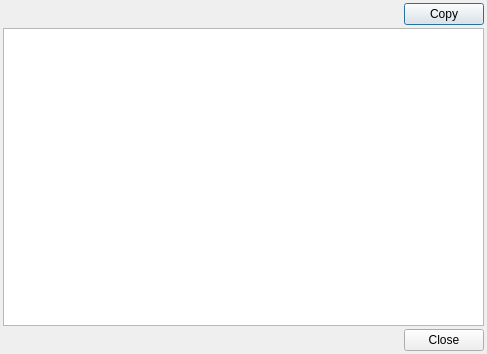
<?xml version="1.0" encoding="UTF-8"?>
<ui version="4.0">
 <class>SceneBuilderPreviewDialog</class>
 <widget class="QDialog" name="SceneBuilderPreviewDialog">
  <property name="geometry">
   <rect>
    <x>0</x>
    <y>0</y>
    <width>487</width>
    <height>354</height>
   </rect>
  </property>
  <property name="windowTitle">
   <string>Scene Builder Preview</string>
  </property>
  <layout class="QVBoxLayout" name="verticalLayout">
   <property name="spacing">
    <number>3</number>
   </property>
   <property name="leftMargin">
    <number>3</number>
   </property>
   <property name="topMargin">
    <number>3</number>
   </property>
   <property name="rightMargin">
    <number>3</number>
   </property>
   <property name="bottomMargin">
    <number>3</number>
   </property>
   <item>
    <layout class="QHBoxLayout" name="horizontalLayout">
     <item>
      <spacer name="horizontalSpacer">
       <property name="orientation">
        <enum>Qt::Horizontal</enum>
       </property>
       <property name="sizeHint" stdset="0">
        <size>
         <width>40</width>
         <height>20</height>
        </size>
       </property>
      </spacer>
     </item>
     <item alignment="Qt::AlignRight">
      <widget class="QPushButton" name="btnCopy">
       <property name="minimumSize">
        <size>
         <width>0</width>
         <height>0</height>
        </size>
       </property>
       <property name="maximumSize">
        <size>
         <width>200</width>
         <height>16777215</height>
        </size>
       </property>
       <property name="cursor">
        <cursorShape>PointingHandCursor</cursorShape>
       </property>
       <property name="text">
        <string>Copy</string>
       </property>
      </widget>
     </item>
    </layout>
   </item>
   <item>
    <widget class="QTextBrowser" name="textBrowser">
     <property name="autoFormatting">
      <set>QTextEdit::AutoAll</set>
     </property>
    </widget>
   </item>
   <item>
    <widget class="QDialogButtonBox" name="buttonBox">
     <property name="orientation">
      <enum>Qt::Horizontal</enum>
     </property>
     <property name="standardButtons">
      <set>QDialogButtonBox::Close</set>
     </property>
    </widget>
   </item>
  </layout>
 </widget>
 <resources/>
 <connections>
  <connection>
   <sender>buttonBox</sender>
   <signal>accepted()</signal>
   <receiver>SceneBuilderPreviewDialog</receiver>
   <slot>accept()</slot>
   <hints>
    <hint type="sourcelabel">
     <x>248</x>
     <y>254</y>
    </hint>
    <hint type="destinationlabel">
     <x>157</x>
     <y>274</y>
    </hint>
   </hints>
  </connection>
  <connection>
   <sender>buttonBox</sender>
   <signal>rejected()</signal>
   <receiver>SceneBuilderPreviewDialog</receiver>
   <slot>reject()</slot>
   <hints>
    <hint type="sourcelabel">
     <x>316</x>
     <y>260</y>
    </hint>
    <hint type="destinationlabel">
     <x>286</x>
     <y>274</y>
    </hint>
   </hints>
  </connection>
 </connections>
</ui>
